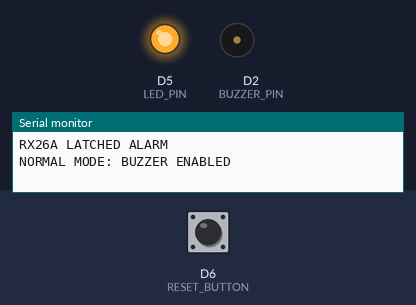
A sketch run on a simulated ESP8266 (NodeMCU). Parts: output pins drawn as LEDs (lit = HIGH), buzzer (waves = sounding, pin HIGH), the last lines printed to the serial monitor. Wiring (inferred from the names in the program): IR receiver: data D1. The test bench sets the inputs (shaded band); at power-on: D6 (RESET_BUTTON) HIGH.

Above: at 1.2 s.
1.3 s: D6 (RESET_BUTTON) pulled LOW for 0.15 s
At 3.8 s:
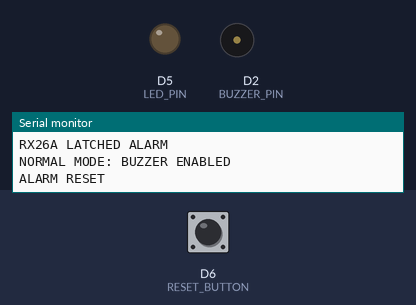
Timing chart, 0 to 10.3 s (numbered marks = the images above; inputs shaded):
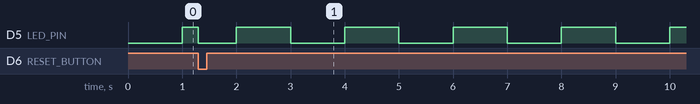

Measured:
- by itself, D5 (LED_PIN): repeats every 2.0 s: HIGH 1.0 s, LOW 1.0 s

The sketch:

RemoteAlert.ino
```cpp
#define RECEIVER_PIN D1
#define BUZZER_PIN   D2
#define LED_PIN      D5
#define RESET_BUTTON D6

// =====================================================
// DEBUG MODE
// =====================================================

// true  = buzzer disabled
// false = buzzer enabled
#define DEBUG_MODE false


// =====================================================
// SETTINGS
// =====================================================

const unsigned long IDLE_LED_INTERVAL  = 1000;
const unsigned long ALARM_LED_INTERVAL = 150;
const unsigned long BUZZER_INTERVAL    = 80;


// =====================================================
// VARIABLES
// =====================================================

bool alarmActive = false;

bool ledState = false;
bool buzzerState = false;

unsigned long lastLedTime = 0;
unsigned long lastBuzzerTime = 0;


// =====================================================
// SETUP
// =====================================================

void setup() {

  // RX26A is active LOW
  pinMode(RECEIVER_PIN, INPUT_PULLUP);

  pinMode(BUZZER_PIN, OUTPUT);
  pinMode(LED_PIN, OUTPUT);

  // Button connected between D6 and GND
  pinMode(RESET_BUTTON, INPUT_PULLUP);

  // Everything starts OFF
  digitalWrite(BUZZER_PIN, LOW);
  digitalWrite(LED_PIN, LOW);

  Serial.begin(115200);

  Serial.println();
  Serial.println("RX26A LATCHED ALARM");

  if (DEBUG_MODE) {
    Serial.println("DEBUG MODE: BUZZER DISABLED");
  } else {
    Serial.println("NORMAL MODE: BUZZER ENABLED");
  }
}


// =====================================================
// LOOP
// =====================================================

void loop() {

  unsigned long now = millis();


  // =====================================================
  // RESET BUTTON
  // =====================================================

  if (digitalRead(RESET_BUTTON) == LOW) {

    alarmActive = false;

    ledState = false;
    buzzerState = false;

    digitalWrite(LED_PIN, LOW);
    digitalWrite(BUZZER_PIN, LOW);

    Serial.println("ALARM RESET");

    // Wait for button release
    while (digitalRead(RESET_BUTTON) == LOW) {
      delay(10);
    }

    delay(50);
  }


  // =====================================================
  // REMOTE TRIGGER
  // =====================================================

  // RX26A pulls D1 LOW when triggered
  if (digitalRead(RECEIVER_PIN) == LOW) {

    if (!alarmActive) {

      alarmActive = true;

      Serial.println("REMOTE TRIGGERED!");
      Serial.println("ALARM LATCHED");

      // Start LED immediately
      ledState = true;
      digitalWrite(LED_PIN, HIGH);

      // Start buzzer only if NOT in debug mode
      if (!DEBUG_MODE) {
        buzzerState = true;
        digitalWrite(BUZZER_PIN, HIGH);
      }

      lastLedTime = now;
      lastBuzzerTime = now;
    }
  }


  // =====================================================
  // ALARM MODE
  // =====================================================

  if (alarmActive) {

    // ---------------------------------
    // FAST LED
    // ---------------------------------

    if (now - lastLedTime >= ALARM_LED_INTERVAL) {

      lastLedTime = now;

      ledState = !ledState;

      digitalWrite(LED_PIN, ledState);
    }


    // ---------------------------------
    // BUZZER
    // ---------------------------------

    if (!DEBUG_MODE) {

      if (now - lastBuzzerTime >= BUZZER_INTERVAL) {

        lastBuzzerTime = now;

        buzzerState = !buzzerState;

        digitalWrite(BUZZER_PIN, buzzerState);
      }
    }
    else {

      // Make absolutely sure buzzer stays OFF
      digitalWrite(BUZZER_PIN, LOW);
      buzzerState = false;
    }
  }


  // =====================================================
  // IDLE MODE
  // =====================================================

  else {

    // Slowly flash LED

    if (now - lastLedTime >= IDLE_LED_INTERVAL) {

      lastLedTime = now;

      ledState = !ledState;

      digitalWrite(LED_PIN, ledState);
    }

    // Buzzer always OFF when idle
    digitalWrite(BUZZER_PIN, LOW);
    buzzerState = false;
  }
}
```
